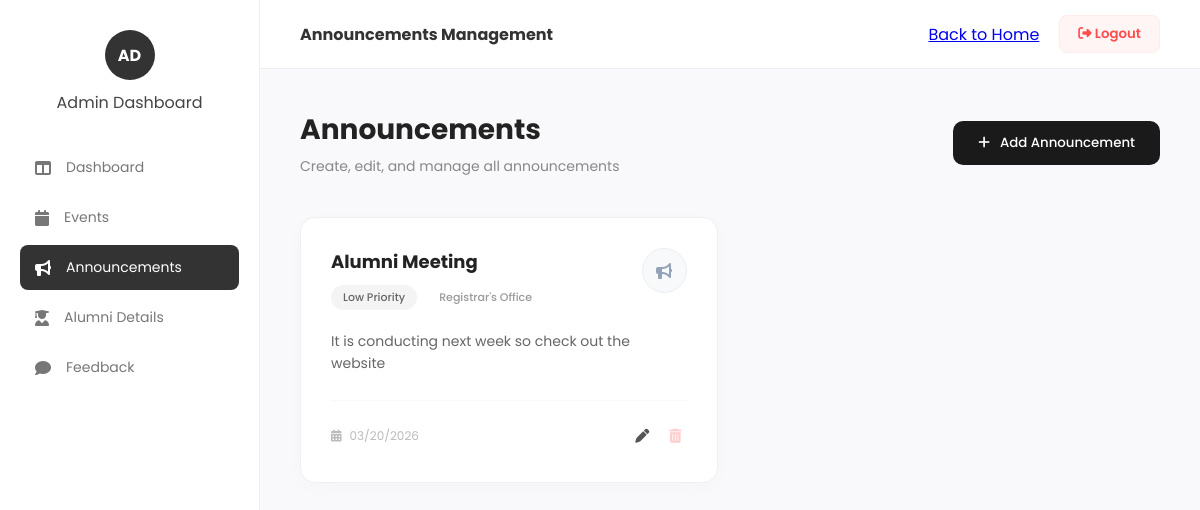
The app's page /alumni_app/admin/announcements/ (signed in) with its own data.
### Alumni_app/models.py (models this page shows, shortened)
class Announcement(models.Model):
    title = models.CharField(max_length=200)
    message = models.TextField()
    image_url = models.URLField(blank=True)
    posted_on = models.DateField(auto_now_add=True)

### Alumni_app/views.py (the view)
# urls.py: path("admin/announcements/", views.admin_announcements, name="announcements_page"),
@login_required
def admin_announcements(request):
    announcements = Announcement.objects.all()
    return render(request, "admin_announcements.html", {"announcements": announcements})

### Alumni_app/templates/admin_announcements.html (shortened to what this page needs)
{% load static %}
<!DOCTYPE html>
<html lang="en">
<head>
    <link rel="stylesheet" href="{% static 'admin_announcements.css' %}">
    <link rel="stylesheet" href="https://cdnjs.cloudflare.com/ajax/libs/font-awesome/6.5.0/css/all.min.css">
</head>
<body>
<div class="dashboard-container">
    <div class="sidebar">
        <div class="admin-profile">
            <div class="circle">AD</div>
            <p>Admin Dashboard</p>
        </div>
        <ul class="menu">
            <li><a href="{% url 'admin_dashboard' %}"><i class="fa-solid fa-table-columns"></i> Dashboard</a></li>
            <li><a href="{% url 'admin_events' %}"><i class="fa-solid fa-calendar"></i> Events</a></li>
            <li class="active"><a href="{% url 'announcements_page' %}"><i class="fa-solid fa-bullhorn"></i> Announcements</a></li>
            <li><a href="{% url 'admin_view_alumni' %}"><i class="fa-solid fa-user-graduate"></i> Alumni Details</a></li>
            <li><a href="{% url 'admin_feedback' %}"><i class="fa-solid fa-comment"></i> Feedback</a></li>
        </ul>
    </div>
    <div class="main-content">
        <div class="topbar">
            <h2>Announcements Management</h2>
            <div class="top-links">
                <a href="{% url 'index' %}" class="back-link">Back to Home</a>
                <button class="logout-btn" onclick="location.href='{% url 'logout' %}'">
                    <i class="fa-solid fa-right-from-bracket"></i> Logout
                </button>
            </div>
        </div>
        <div class="announcement-header">
            <div class="header-text">
                <h1>Announcements</h1>
                <p>Create, edit, and manage all announcements</p>
            </div>
            <button onclick="openAddPopup()" class="add-btn">
                <i class="fa-solid fa-plus"></i> Add Announcement
            </button>
        </div>
        <div class="announcement-grid">
            {% for a in announcements %}
            <div class="announcement-card">
                <div class="card-top">
                    <div class="title-section">
                        <h3>{{ a.title }}</h3>
                        <div class="meta-tags">
                            <span class="badge priority">Low Priority</span>
                            <span class="badge dept">{{ a.department|default:"Registrar's Office" }}</span>
                        </div>
                    </div>
                    <div class="icon-circle">
                        <i class="fa-solid fa-bullhorn"></i>
                    </div>
                </div>
                <div class="card-body">
                    <p>{{ a.message }}</p>
                </div>
                <div class="card-footer">
                    <div class="footer-left">
                        <i class="fa-solid fa-calendar-days"></i> <span>{{ a.posted_on|date:"m/d/Y" }}</span>
                    </div>
                    <div class="footer-actions">
                        <button class="action-btn edit" onclick="openEditPopup('{{a.id}}','{{a.title}}','{{a.message}}')">
                            <i class="fa-solid fa-pen"></i>
                        </button>
                        <form method="POST" action="{% url 'delete_announcement' a.id %}" style="display:inline;">
                            <button type="submit" class="action-btn delete" onclick="return confirm('Delete this?')">
                                <i class="fa-solid fa-trash-can"></i>
                            </button>
                        </form>
                    </div>
                </div>
            </div>
            {% endfor %}
        </div>
    </div>
</div>
</body>
</html>

### Alumni_app/static/admin_announcements.css (style rules this page uses)
* { margin: 0; padding: 0; box-sizing: border-box; font-family: 'Poppins', sans-serif; }
body { background-color: #f9f9fb; color: #444; }
.dashboard-container { display: flex; min-height: 100vh; }
.sidebar { width: 260px; background: white; border-right: 1px solid #eee; position: fixed; height: 100vh; padding: 30px 0; }
.admin-profile { text-align: center; margin-bottom: 30px; }
.circle { width: 50px; height: 50px; background: #333; color: white; border-radius: 50%; display: flex; align-items: center; justify-content: center; margin: 0 auto 10px; font-weight: bold; }
.menu { list-style: none; padding: 0 20px; }
.menu li { margin-bottom: 5px; }
.menu li a { display: flex; align-items: center; padding: 12px 15px; color: #777; text-decoration: none; border-radius: 8px; transition: 0.3s; font-size: 14px; }
.menu li i { margin-right: 15px; font-size: 16px; }
.menu li.active a { background: #333; color: white; }
.main-content { flex: 1; margin-left: 260px; padding-bottom: 50px; }
.topbar { background: white; padding: 15px 40px; display: flex; justify-content: space-between; align-items: center; border-bottom: 1px solid #eee; }
.topbar h2 { font-size: 16px; color: #333; }
.top-links { display: flex; align-items: center; gap: 20px; }
.logout-btn { background: #fff5f5; color: #ff4d4d; border: 1px solid #ffebeb; padding: 8px 18px; border-radius: 8px; cursor: pointer; font-weight: 600; }
.announcement-header { padding: 40px; display: flex; justify-content: space-between; align-items: center; }
.header-text h1 { font-size: 28px; color: #222; margin-bottom: 5px; }
.header-text p { color: #888; font-size: 14px; }
.add-btn { background: #1a1a1a; color: white; border: none; padding: 12px 25px; border-radius: 10px; cursor: pointer; font-weight: 500; display: flex; align-items: center; gap: 10px; transition: 0.3s; }
.announcement-grid { display: grid; grid-template-columns: 1fr 1fr; gap: 25px; padding: 0 40px; }
.announcement-card { background: white; border-radius: 15px; padding: 30px; border: 1px solid #f0f0f0; box-shadow: 0 4px 20px rgba(0,0,0,0.02); display: flex; flex-direction: column; transition: 0.3s; }
.card-top { display: flex; justify-content: space-between; margin-bottom: 20px; }
.title-section h3 { font-size: 18px; color: #222; margin-bottom: 10px; }
.meta-tags { display: flex; gap: 10px; }
.badge { font-size: 11px; padding: 4px 12px; border-radius: 20px; font-weight: 500; }
.priority { background: #f4f4f4; color: #666; }
.dept { background: white; color: #999; }
.icon-circle { width: 45px; height: 45px; background: #f8f9fa; border-radius: 50%; display: flex; align-items: center; justify-content: center; color: #94a3b8; border: 1px solid #eee; }
.card-body p { font-size: 14px; line-height: 1.6; color: #666; margin-bottom: 25px; }
.card-footer { border-top: 1px solid #f9f9f9; padding-top: 20px; display: flex; justify-content: space-between; align-items: center; }
.footer-left { font-size: 12px; color: #bbb; display: flex; align-items: center; gap: 8px; }
.footer-actions { display: flex; gap: 10px; }
.action-btn { background: none; border: none; cursor: pointer; font-size: 14px; padding: 5px; transition: 0.2s; }
.edit { color: #555; }
.delete { color: #ffcccc; }

### records on screen
Announcement: title "Alumni Meeting", department "Registrar's Office", message "It is conducting next week so check out the website", posted_on "03/20/2026"
